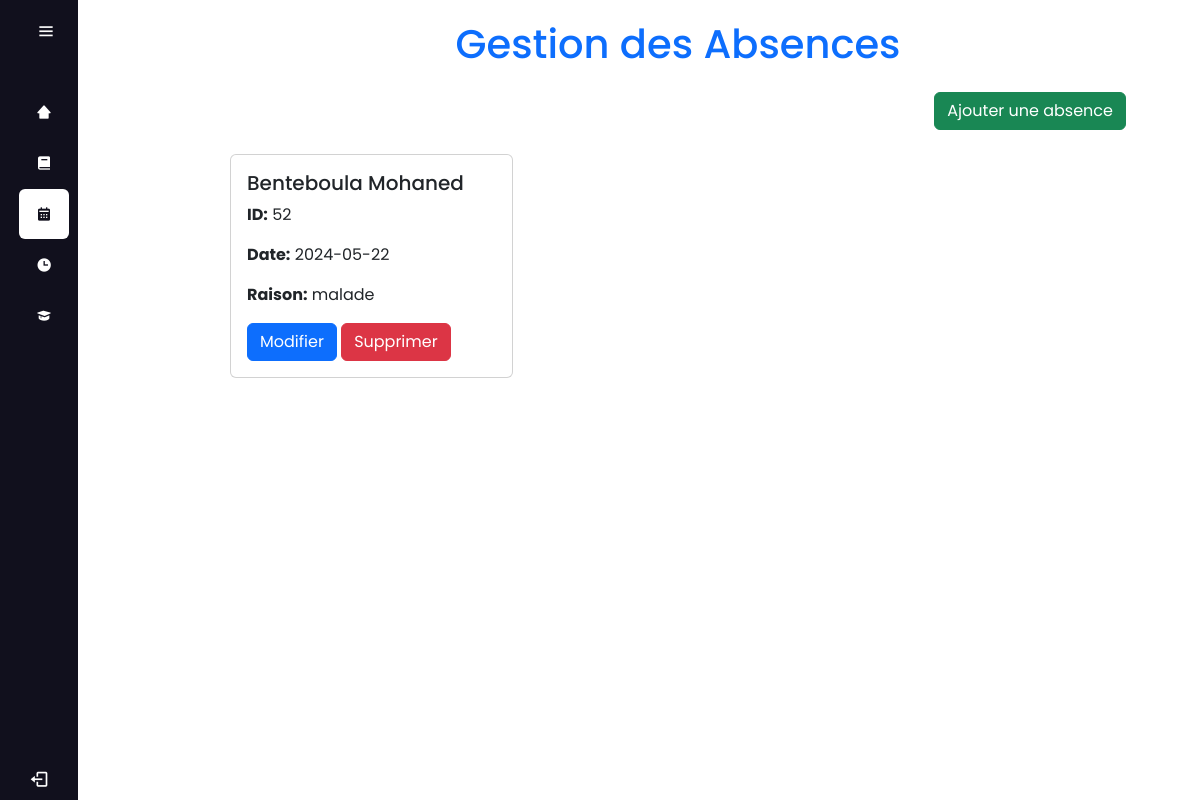
The page /Absence.php on the database its author committed.
### tables this page shows
CREATE TABLE `absences` (
  `ID` int(11) NOT NULL,
  `ApprenantID` int(11) DEFAULT NULL,
  `Nom` varchar(255) NOT NULL,
  `Prenom` varchar(255) NOT NULL,
  `DateAbsence` date NOT NULL,
  `Raison` varchar(255) NOT NULL
);

### Absence.php (the view, shortened to what this page needs)
<!DOCTYPE html>
<html lang="en">
<head>
    <link rel="stylesheet" href="https://cdn-uicons.flaticon.com/2.3.0/uicons-solid-straight/css/uicons-solid-straight.css">
    <link rel="stylesheet" href="https://cdn-uicons.flaticon.com/2.3.0/uicons-solid-rounded/css/uicons-solid-rounded.css">
    <link rel="stylesheet" href="https://cdn-uicons.flaticon.com/2.3.0/uicons-regular-straight/css/uicons-regular-straight.css">
    <link href="https://unpkg.com/boxicons@2.1.4/css/boxicons.min.css" rel="stylesheet">
    <link href="https://cdn.datatables.net/v/bs5/dt-2.0.5/datatables.min.css" rel="stylesheet">
    <link rel="stylesheet" href="https://cdnjs.cloudflare.com/ajax/libs/font-awesome/6.5.2/css/all.min.css">
    <link rel="stylesheet" href="index.css">
    <link href="https://cdn.jsdelivr.net/npm/bootstrap@5.3.3/dist/css/bootstrap.min.css" rel="stylesheet">
</head>
<body>
<div class="sidebar">
    <div class="logo_content">
        <i class='bx bx-menu' id="btn"></i>
    </div>
    <ul class="nav_list">
        <li>
            <a href="accens.php">
                <i class='bx bxs-home-alt-2'></i>
            </a>
        </li>
        <li>
            <a href="note.php">
                <i class='bx bxs-book'></i>
            </a>
        </li>
        <li class="active">
            <a class="active" href="#">
                <i class='bx bxs-calendar'></i>
            </a>
        </li>
        <li>
            <a href="emploiens.php">
                <i class='bx bxs-time'></i>
            </a>
        </li>
        <li>
            <a href="exam.php">
                <i class='bx bxs-graduation'></i>
            </a>
        </li>
    </ul>
    <div class="profile_content">
        <div class="profile">
            <a href="logout.php"><i class='bx bx-log-out' id="log_out" style="color: #fff;"></i></a>
            </div>
        </div>
    </div>
<div class="home_content">
    <section class="container-fluid">
        <h1 class="text-center text-primary mb-4">Gestion des Absences</h1>
        <div class="text-end mb-4">
            <button class="btn btn-success" data-bs-toggle="modal" data-bs-target="#addAbsenceModal">Ajouter une absence</button>
        </div>
        <div class="row">
            <?php
            include_once("function.php");
            $sql = "SELECT * FROM absences";
            $result = mysqli_query($conn, $sql);
            if (mysqli_num_rows($result) > 0) {
                while ($row = mysqli_fetch_assoc($result)) {
                    echo '<div class="col-md-4">';
                    echo '<div class="card">';
                    echo '<div class="card-body">';
                    echo '<h5 class="card-title">'.htmlspecialchars($row['Nom']).' '.htmlspecialchars($row['Prenom']).'</h5>';
                    echo '<p class="card-text"><strong>ID:</strong> '.htmlspecialchars($row['ApprenantID']).'</p>';
                    echo '<p class="card-text"><strong>Date:</strong> '.htmlspecialchars($row['DateAbsence']).'</p>';
                    echo '<p class="card-text"><strong>Raison:</strong> '.htmlspecialchars($row['Raison']).'</p>';
                    echo '<a href="editAbsence.php?id='.htmlspecialchars($row['ID']).'" class="btn btn-primary">Modifier</a> ';
                    echo '<a href="deleteAbsence.php?id='.htmlspecialchars($row['ID']).'" class="btn btn-danger">Supprimer</a>';
                    echo '</div>';
                    echo '</div>';
                    echo '</div>';
                }
            }
            ?>
        </div>
    </section>
</div>
</body>
</html>

### index.css (style rules this page uses)
* { margin: 0; padding: 0; box-sizing: border-box; font-family: "Poppins",sans-serif; }
body { position: relative; min-height: 100vh; width: 100%; overflow: hidden; }
.sidebar { position: fixed; top: 0; left: 0; height:100%; width: 78px; background:#11101d; padding: 7px 14px; transition: all 0.5s ease; margin-left: 0px; }
.sidebar ul li.active, .sidebar ul li:hover { background-color:#fff ; border-radius:6px; color:#11101d ; }
.sidebar ul li a.active, .sidebar ul li a:hover { color:#11101d ; }
.sidebar #btn { position: absolute; color: #fff; left: 59%; top: 6px; font-size: 20px; height:50px; width: 50px; text-align: center; line-height: 50px; transform: translateX(-50%); cursor: pointer; transition: all 0.5s ease; }
.sidebar ul { margin-top: 20px; padding-left: 0; }
.sidebar ul li { position: relative; height: 50px; width: 100%; margin: 1px 5px; list-style: none; line-height: 50px; }
.sidebar ul li a { color: #fff; display: flex; align-items: center; text-decoration: none; transition: all 0.2s ease; border-radius: 12px; white-space: nowrap; }
.sidebar ul li a i { height: 50px; min-width: 50px; border-radius: 12px; line-height: 50px; text-align: center; }
.sidebar .profile_content { position: absolute; color: #fff; bottom: 0; left: 0; width: 100%; }
.sidebar .profile_content .profile { position: relative; padding: 10px 6px; height: 60px; }
.profile_content .profile #log_out { position: absolute; left: 50%; bottom: 11px; font-weight: 400; cursor: pointer; font-size: 20px; transform: translateX(-50%); transition: all 0.5s ease; }
.home_content { position: absolute; height: 100%; width: 100%; left: 98px; transition: all 0.5s ease; margin-left: 0; }

### Absence.php (style rules this page uses)
.card { margin-bottom: 20px; }
.home_content { margin-left: 100px; padding: 20px; width: 80%; }

### rows shown on the page
absences: Nom "Benteboula", Prenom "Mohaned", ApprenantID "52", DateAbsence "2024-05-22", Raison "malade"
